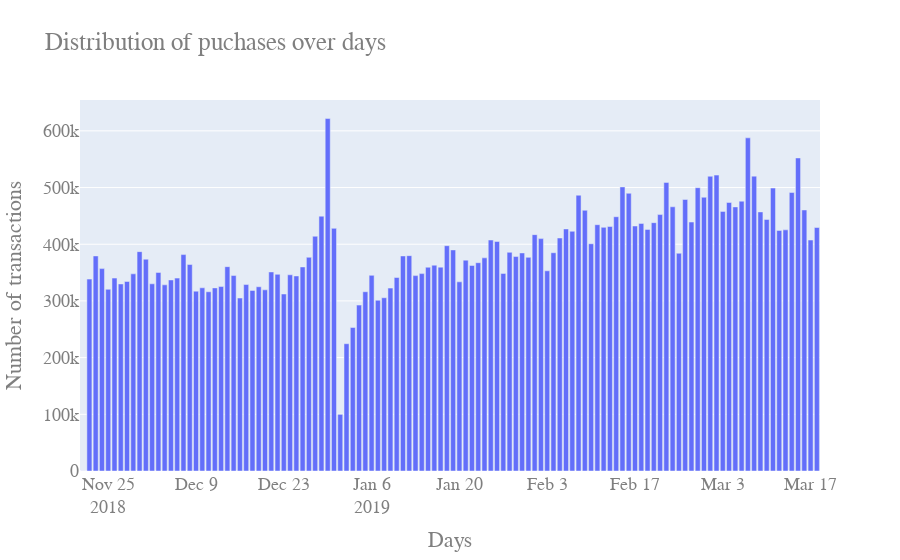

Notebook source saved alongside this figure:
### Code cell
import plotly.graph_objects as go

fig = go.Figure([go.Bar(y=count_tr_per_day.values,
                 x=count_tr_per_day.index)])
fig.update_layout(
    title="Distribution of puchases over days",
    xaxis_title="Days",
    yaxis_title="Number of transactions",
    font=dict(
        family="Courier New, monospace",
        size=18,
        color="#7f7f7f"
    )
)
fig.show()
